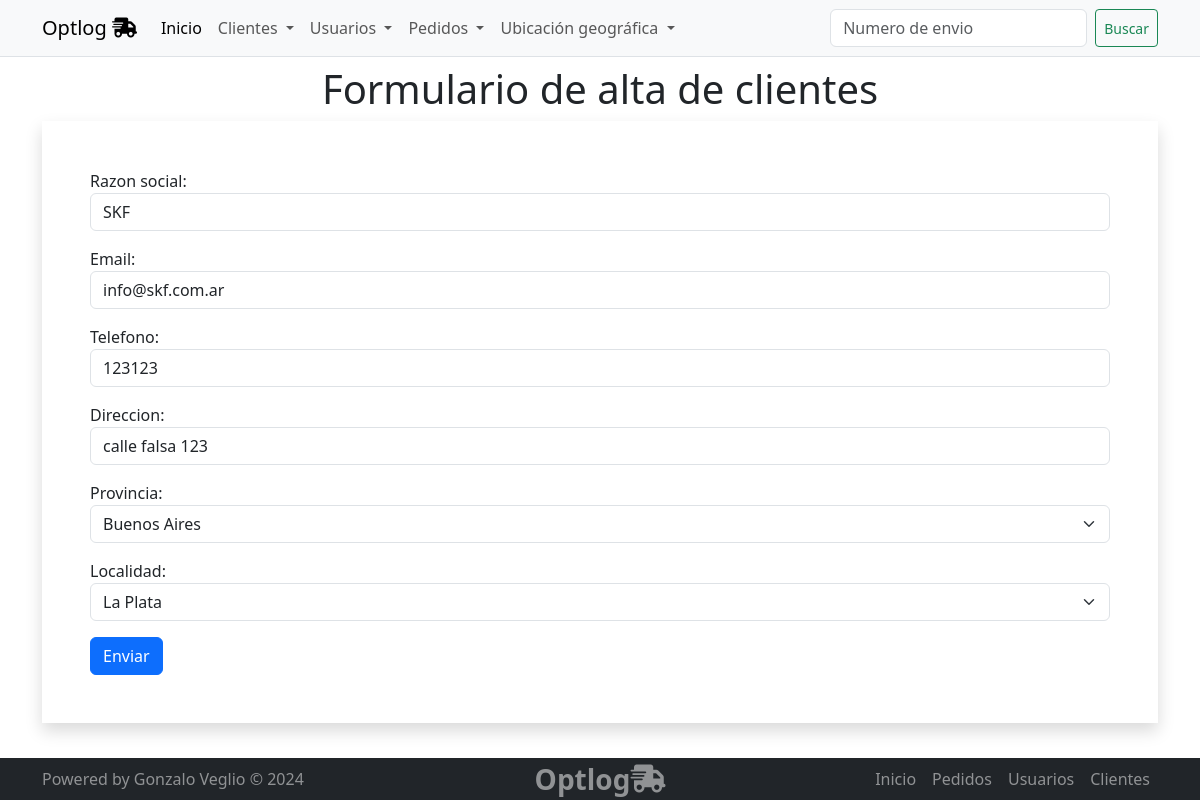
The page /clientes/cliente/update/1 on the database its author committed.
### clientes/models.py (models this page shows, shortened)
class Cliente(models.Model):
    razon_social = models.CharField(max_length=100)
    email = models.EmailField()
    telefono = models.CharField(max_length=20, blank=True,  null=True)
    direccion = models.CharField(max_length=200, blank=True,  null=True)
    provincia = models.ForeignKey(Provincia, on_delete=models.SET_NULL, null=True)
    localidad = models.ForeignKey(Localidad, on_delete=models.SET_NULL, null=True)

### clientes/views.py (the view)
# urls.py: path('cliente/update/<int:pk>',views.cliente_update,name='cliente_update'),
def cliente_update(request, pk: int):
    query = Cliente.objects.get(id=pk)
    if request.method == 'GET':
        form = ClienteForm(instance=query)
    if request.method == 'POST':
        form = ClienteForm(request.POST, instance=query)
        if form.is_valid():
            form.save()
            return redirect('clientes:cliente_list')
    return render(request, 'clientes/cliente_create.html', {'form': form})

### clientes/forms.py
class ClienteForm(forms.ModelForm):
    class Meta:
        model = Cliente
        fields = "__all__"
        widgets = {
            'razon_social': forms.TextInput(attrs={'class': 'form-control'}),
            'email': forms.EmailInput(attrs={'class': 'form-control'}),
            'telefono': forms.TextInput(attrs={'class': 'form-control'}),
            'direccion': forms.TextInput(attrs={'class': 'form-control'}),
            'provincia': forms.Select(attrs={'class': 'form-select'}),
            'localidad': forms.Select(attrs={'class': 'form-select'}),
        }

### geolocalizacion/models.py (called while the page is built)
    def __str__(self):
        return self.nombre

    def __str__(self):
        return self.nombre

### clientes/templates/clientes/cliente_create.html (shortened to what this page needs)
{% extends 'core/base.html' %}
{% block main %}
<section class="container">
    <h1 class="text-center">
        Formulario de alta de clientes
    </h1>
    <div class="p-5 mb-3 shadow">
    <form method="post">
        {{ form.as_p }}
        <button class="btn btn-primary" type="submit">Enviar</button>
    </form>
</div>
</section>
{% endblock main %}

### rows shown on the page
Cliente: razon_social "SKF", email "info@skf.com.ar", telefono "123123", direccion "calle falsa 123", provincia "Buenos Aires", localidad "La Plata"
